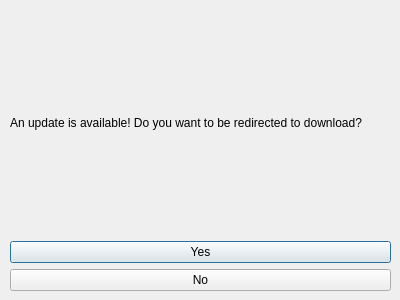
<?xml version="1.0" encoding="UTF-8"?>
<ui version="4.0">
 <class>Dialog</class>
 <widget class="QDialog" name="Dialog">
  <property name="geometry">
   <rect>
    <x>0</x>
    <y>0</y>
    <width>400</width>
    <height>300</height>
   </rect>
  </property>
  <property name="windowTitle">
   <string>Dialog</string>
  </property>
  <property name="locale">
   <locale language="English" country="UnitedStates"/>
  </property>
  <widget class="QWidget" name="gridLayoutWidget">
   <property name="geometry">
    <rect>
     <x>10</x>
     <y>10</y>
     <width>381</width>
     <height>281</height>
    </rect>
   </property>
   <layout class="QGridLayout" name="gridLayout">
    <item row="0" column="0">
     <widget class="QLabel" name="label">
      <property name="text">
       <string>An update is available! Do you want to be redirected to download?</string>
      </property>
      <property name="wordWrap">
       <bool>true</bool>
      </property>
     </widget>
    </item>
    <item row="1" column="0">
     <widget class="QPushButton" name="pushButton">
      <property name="text">
       <string>Yes</string>
      </property>
     </widget>
    </item>
    <item row="2" column="0">
     <widget class="QPushButton" name="pushButton_2">
      <property name="text">
       <string>No</string>
      </property>
     </widget>
    </item>
   </layout>
  </widget>
 </widget>
 <resources/>
 <connections/>
</ui>
